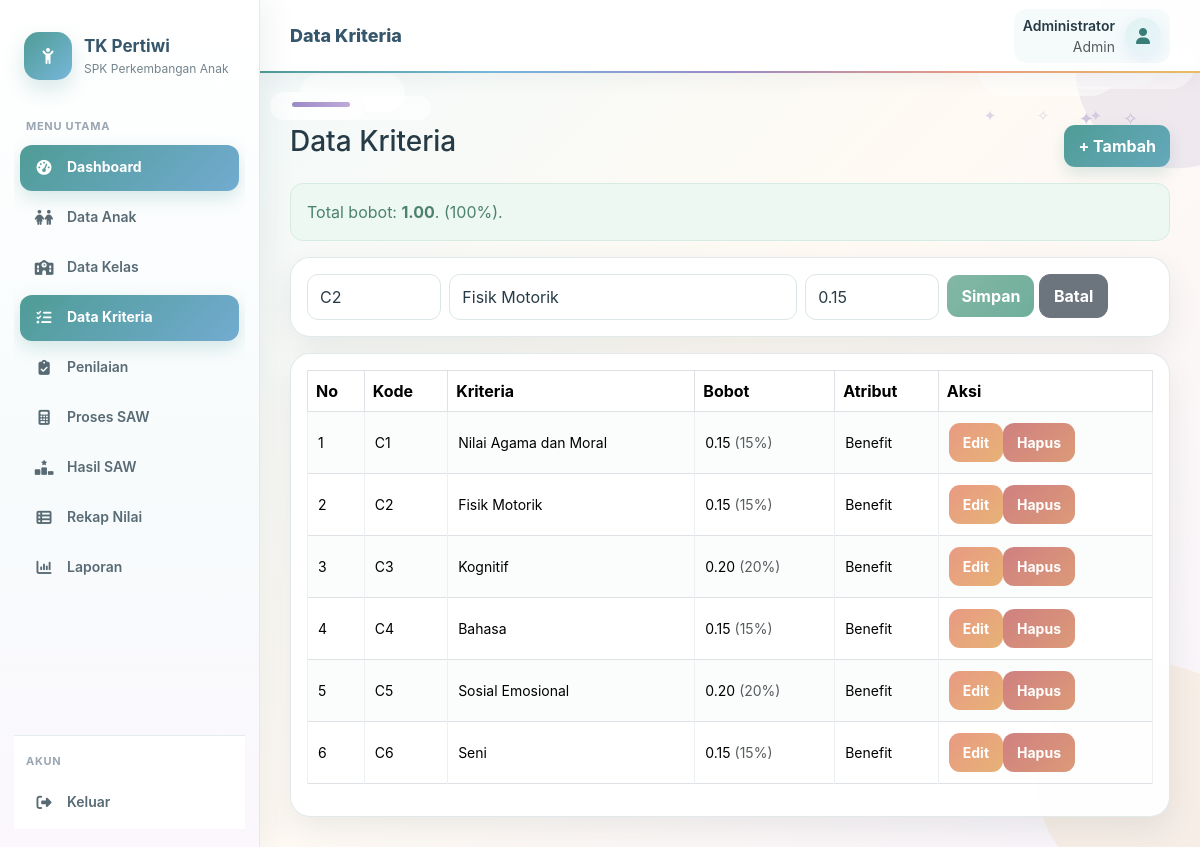
/kriteria/index.php?edit=2 (signed in), run on the app's committed database.
### tables this page shows
CREATE TABLE kriteria (
 id INT AUTO_INCREMENT PRIMARY KEY,
 kode VARCHAR(5) NOT NULL UNIQUE,
 nama VARCHAR(100) NOT NULL,
 bobot DECIMAL(5,2) NOT NULL,
 atribut ENUM('benefit','cost') NOT NULL DEFAULT 'benefit'
);

### config/auth.php (called while the page is built, shortened)
<?php
function e($value) {
    return htmlspecialchars((string)$value, ENT_QUOTES, 'UTF-8');
}
?>

### kriteria/index.php (the view, shortened to what this page needs)
<?php
require_once "../config/koneksi.php";require_once "../config/auth.php";require_role('admin');$title="Data Kriteria";
$edit=null;if(isset($_GET['edit'])){$s=$pdo->prepare("SELECT * FROM kriteria WHERE id=?");$s->execute([(int)$_GET['edit']]);$edit=$s->fetch();}$rows=$pdo->query("SELECT * FROM kriteria ORDER BY kode")->fetchAll();$total=array_sum(array_column($rows,'bobot'));include "../layout/header.php";?>
<div class="d-flex justify-content-between mb-3"><h3>Data Kriteria</h3><a class="btn btn-primary" href="?tambah=1">+ Tambah</a></div>
<div class="alert <?=$total==1?'alert-success':'alert-warning'?>">Total bobot: <b><?=number_format($total,2)?></b>. <?=count($rows)===6?'(100%).':'Jumlah kriteria harus 6.'?></div>
<?php if(isset($_GET['tambah'])||$edit):?><div class="card mb-3"><div class="card-body"><form method="post"><input type="hidden" name="csrf" value="<?=e(csrf_token())?>"><input type="hidden" name="aksi" value="simpan"><input type="hidden" name="id" value="<?=e($edit['id']??0)?>"><div class="row g-2"><div class="col-md-2"><input class="form-control" name="kode" placeholder="C1" required value="<?=e($edit['kode']??'')?>"></div><div class="col-md-5"><input class="form-control" name="nama" placeholder="Nama kriteria" required value="<?=e($edit['nama']??'')?>"></div><div class="col-md-2"><input class="form-control" type="number" step="0.01" min="0" max="1" name="bobot" placeholder="Bobot" required value="<?=e($edit['bobot']??'')?>"></div><div class="col-md-3"><button class="btn btn-success">Simpan</button> <a class="btn btn-secondary" href="index.php">Batal</a></div></div></form></div></div><?php endif;?>
<div class="card"><div class="card-body table-responsive"><table class="table table-bordered"><tr><th>No</th><th>Kode</th><th>Kriteria</th><th>Bobot</th><th>Atribut</th><th>Aksi</th></tr><?php foreach($rows as $i=>$r):?><tr><td><?=$i+1?></td><td><?=e($r['kode'])?></td><td><?=e($r['nama'])?></td><td><?=number_format($r['bobot'],2)?> <span class="text-muted">(<?=number_format($r['bobot']*100,0)?>%)</span></td><td>Benefit</td><td><a class="btn btn-sm btn-warning" href="?edit=<?=$r['id']?>">Edit</a><form class="d-inline" method="post" onsubmit="return confirm('Hapus?')"><input type="hidden" name="csrf" value="<?=e(csrf_token())?>"><input type="hidden" name="aksi" value="hapus"><input type="hidden" name="id" value="<?=$r['id']?>"><button class="btn btn-sm btn-danger">Hapus</button></form></td></tr><?php endforeach;?></table></div></div><?php include "../layout/footer.php";?>

### assets/tk-theme.css (style rules this page uses)
:root { --tk-teal:#6f9298; --tk-teal-dark:#55777e; --tk-sage:#a9c3bd; --tk-cream:#fbfaf6; --tk-peach:#e1b096; --tk-yellow:#ead9a6; --tk-text:#39484d; --tk-muted:#7c898d; --tk-white:#ffffff; --tk-line:#e5e9e7; }
body.tk-theme { background:var(--tk-cream); color:var(--tk-text); font-family:"Segoe UI",Arial,sans-serif; }
.tk-soft-bg { background: radial-gradient(circle at 8% 12%, rgba(169,195,189,.18) 0 55px, transparent 56px), radial-gradient(circle at 92% 18%, rgba(225,176,150,.14) 0 70px, transparent 71px), radial-gradient(circle at 15% 88%, rgba(234,217,166,.15) 0 65px, transparent 66px), var(--tk-cream); }

### assets/pastel-ceria.css (style rules this page uses)
:root { --p-blue:#6fa8dc; --p-blue-dark:#527fae; --p-lav:#9b8dcc; --p-peach:#e9a78f; --p-yellow:#e8ca73; --p-mint:#86b8a8; --p-cream:#fffaf4; --p-text:#3d4a52; --p-muted:#7b8790; --p-line:#e8e3dc; --p-shadow:0 10px 28px rgba(74,92,115,.10); }
body.tk-theme { background: radial-gradient(circle at 5% 8%,rgba(111,168,220,.12) 0 90px,transparent 91px), radial-gradient(circle at 96% 14%,rgba(155,141,204,.12) 0 80px,transparent 81px), radial-gradient(circle at 92% 92%,rgba(233,167,143,.11) 0 105px,transparent 106px), #fffaf4 !important; color:var(--p-text); }
.card { border:1px solid rgba(232,227,220,.95)!important; border-radius:18px!important; box-shadow:var(--p-shadow)!important; background:rgba(255,255,255,.96)!important; overflow:hidden; }
.btn { border-radius:11px!important; font-weight:650!important; transition:.2s ease; }
.btn-primary,.tk-btn { background:linear-gradient(135deg,#6fa8dc,#7898d0)!important; border:0!important; box-shadow:0 6px 14px rgba(111,168,220,.20); }
.btn-warning { background:linear-gradient(135deg,#e9a78f,#e6b07e)!important; border:0!important;color:#fff!important; }
.btn-success { background:linear-gradient(135deg,#86b8a8,#79aa9c)!important; border:0!important; }
.btn-danger { background:linear-gradient(135deg,#d88989,#c97983)!important; border:0!important; }
.table { --bs-table-bg:transparent; }
.form-control,.form-select { border-radius:11px!important; border-color:#e4e8e8!important; padding:10px 12px!important; }

### assets/tema-modul-tk.css (style rules this page uses)
:root { --blue:#6d9dcc; --blue-dark:#527ca8; --blue-soft:#edf5fc; --peach:#e5a38d; --peach-soft:#fff1eb; --mint:#78ad9d; --mint-soft:#edf8f4; --lav:#9788c4; --lav-soft:#f4f0fb; --yellow:#d8b75d; --yellow-soft:#fff9e9; --cream:#fffaf4; --text:#39464d; --muted:#7b878d; --line:#e8e3dc; }
body.tk-theme { background: radial-gradient(circle at 4% 8%,rgba(109,157,204,.10) 0 85px,transparent 86px), radial-gradient(circle at 97% 15%,rgba(151,136,196,.10) 0 80px,transparent 81px), radial-gradient(circle at 92% 91%,rgba(229,163,141,.10) 0 105px,transparent 106px), var(--cream)!important; color:var(--text); }
.card { background:#fff!important; border:1px solid var(--line)!important; border-radius:17px!important; box-shadow:0 8px 24px rgba(70,80,90,.07)!important; }
.btn { border-radius:10px!important;font-weight:650!important }
.btn-primary { background:linear-gradient(135deg,var(--blue),#7f9fca)!important; border:0!important; box-shadow:0 5px 13px rgba(109,157,204,.18); }
.btn-warning { background:linear-gradient(135deg,var(--peach),#e7b08d)!important; border:0!important;color:#fff!important; }
.btn-success { background:linear-gradient(135deg,var(--mint),#8bb8aa)!important; border:0!important;color:#fff!important; }
.btn-danger { background:linear-gradient(135deg,#cf8585,#d49a88)!important; border:0!important; }
.form-control,.form-select { border-radius:10px!important;border-color:#e2e7e7!important; }

### assets/background-tk-tanpa-pelangi.css (style rules this page uses)
:root { --sky:#dff1fb; --sky2:#cfe9f7; --cloud:#ffffff; --blue:#6d9dcc; --lav:#a69ad0; --peach:#efb09a; --yellow:#ead58d; --mint:#a5c9bd; }
body.tk-theme { background: radial-gradient(circle at 7% 14%, rgba(255,255,255,.80) 0 42px, transparent 43px), radial-gradient(circle at 11% 12%, rgba(255,255,255,.70) 0 28px, transparent 29px), radial-gradient(circle at 92% 10%, rgba(255,255,255,.72) 0 48px, transparent 49px), radial-gradient(circle at 86% 14%, rgba(255,255,255,.60) 0 30px, transparent 31px), radial-gradient(circle at 5% 91%, rgba(239,176,154,.16) 0 70px, transparent 71px), radial-gradient(circle at 95% 87%, rgba(166,154,208,.16) 0 82px, transparent 83px), linear-gradient(145deg,var(--sky) 0%,#edf7fb 48%,#f9f4f0 100%) !important; }
.card { background:rgba(255,255,255,.96)!important; }

### data on the page
kriteria: kode "C2", nama "Fisik Motorik", bobot "0.15", $r['bobot']*100 "15"
kriteria: kode "C1", nama "Nilai Agama dan Moral", bobot "0.15", $r['bobot']*100 "15"
kriteria: kode "C3", nama "Kognitif", bobot "0.20", $r['bobot']*100 "20"
kriteria: kode "C4", nama "Bahasa", bobot "0.15", $r['bobot']*100 "15"
kriteria: kode "C5", nama "Sosial Emosional", bobot "0.20", $r['bobot']*100 "20"
kriteria: kode "C6", nama "Seni", bobot "0.15", $r['bobot']*100 "15"

### other printed values
$title "Data Kriteria"
$_SESSION['user']['nama'] "Administrator"
role_label($_SESSION['user']['role'] ?? '') "Admin"
$total "1.00"
